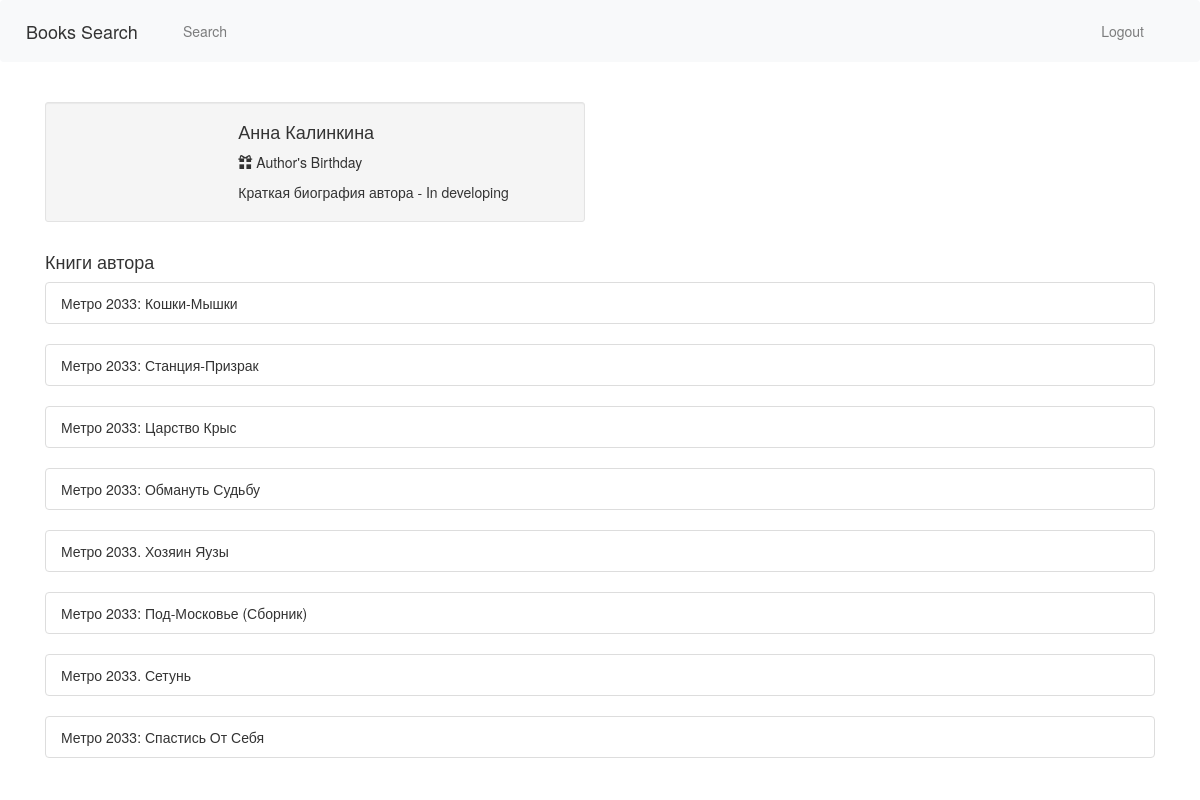
The page /profile/2 (signed in) on the database its author committed.
### webapp/model.py (models this page shows)
class Authors(db.Model, UserMixin):
    id = db.Column(db.Integer, primary_key=True)
    name = db.Column(db.String(120))
    author_bio = db.Column(db.String(120))

class Books(db.Model, UserMixin):
    id = db.Column(db.Integer, primary_key=True)
    book_name = db.Column(db.String(120))
    publication_date = db.Column(db.String(120), nullable=True)
    isbn = db.Column(db.String(120), nullable=True)
    book_image = db.Column(db.String(120), nullable=True)
    book_annotation = db.Column(db.String(1200), nullable=True)
    book_genre = db.Column(db.String(120), nullable=True)
    book_publisher = db.Column(db.String(120), nullable=True)
    book_coauthor = db.Column(db.String(120), nullable=True)
    book_quantity = db.Column(db.Integer, nullable=True)
    author_id = db.Column(db.Integer, db.ForeignKey('authors.id'))

### webapp/__init__.py (the view)
    @app.route('/profile/<id>')
    def profile(id):
        title = "Об авторе"
        all_books_of_author = Books.query.filter_by(author_id=id).all()
        for person in all_books_of_author:
            authors = Authors.query.filter_by(id=person.author_id)[0]
            return render_template(
                'profile.html',
                page_title=title,
                person=authors,
                author_books=all_books_of_author
            )

### webapp/templates/profile.html (shortened to what this page needs)
{% extends "base.html" %}
{% block content %}
    <br>
<link href="//netdna.bootstrapcdn.com/bootstrap/3.0.0/css/bootstrap.min.css" rel="stylesheet" id="bootstrap-css">
<div class="container">
    <div class="row">
        <div class="col-xs-12 col-sm-6 col-md-6">
            <div class="well well-sm">
                <div class="row">
                    <div class="col-sm-6 col-md-4">
                    </div>
                    <div class="col-sm-6 col-md-8">
                        <h4>
                            {{ person.name }}</h4>
                        <p>
                            <i class="glyphicon glyphicon-gift"></i>    Author's Birthday</p>
                            <div class="btn-group">
                                <p> {{ person.author_bio }}</p>
                            </div>
                        </div>
                    </div>
                </div>
            </div>
        <br>
    </div>
    <h4>Книги автора</h4>
            {% for book in author_books %}
        <ul class="list-group ">
  <li class="list-group-item"> {{ book.book_name }}</li>
</ul>
    {% endfor %}
        </div>
{% endblock %}

### rows shown on the page
Authors: name "Анна Калинкина", author_bio "Краткая биография автора - In developing"
Books: book_name "Метро 2033: Кошки-Мышки"
Books: book_name "Метро 2033: Станция-Призрак"
Books: book_name "Метро 2033: Царство Крыс"
Books: book_name "Метро 2033: Обмануть Судьбу"
Books: book_name "Метро 2033. Хозяин Яузы"
Books: book_name "Метро 2033: Под-Московье (Сборник)"
Books: book_name "Метро 2033. Сетунь"
Books: book_name "Метро 2033: Спастись От Себя"
